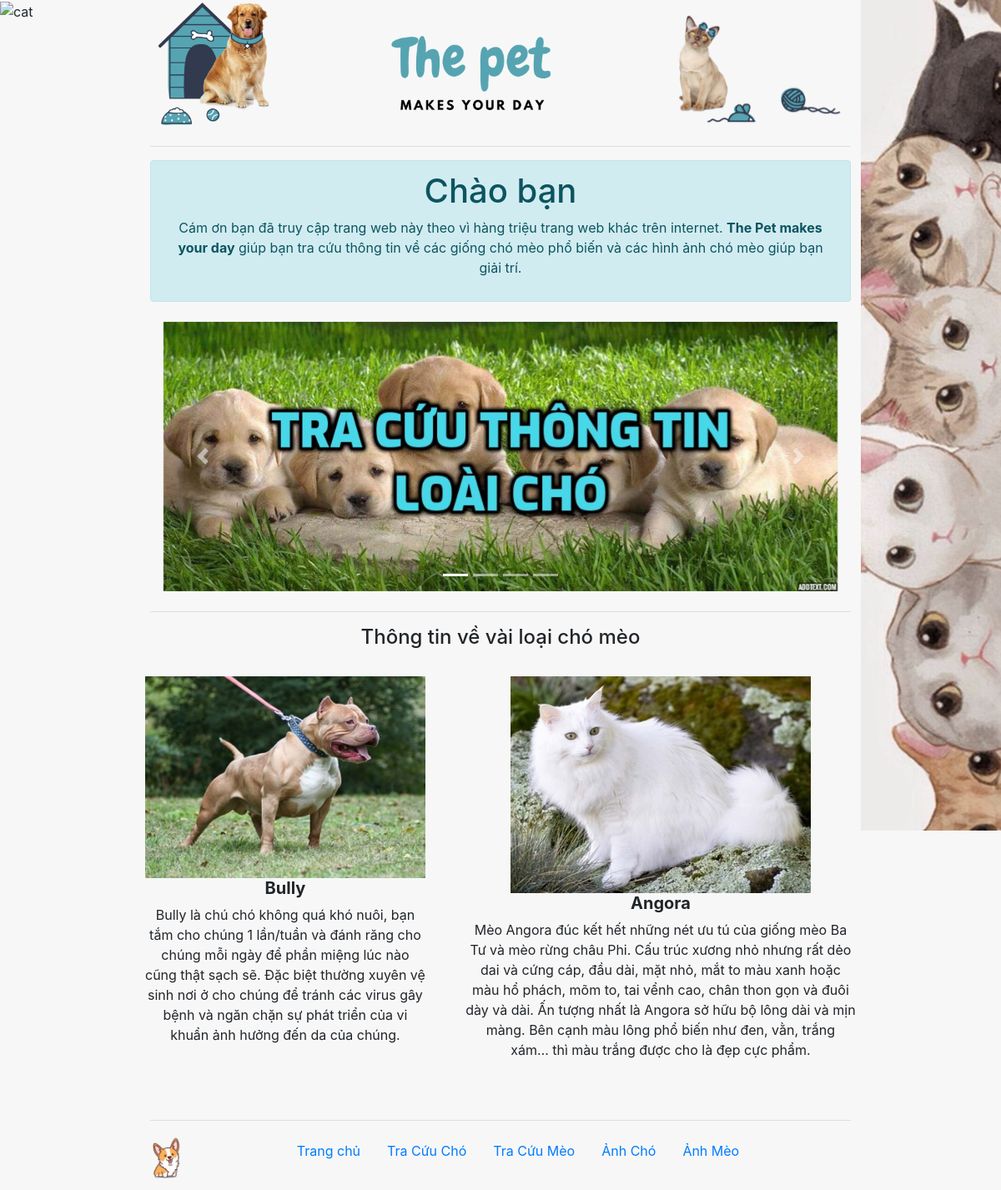
The page / on the database its author committed.
### tables this page shows
CREATE TABLE `dog` (
  `name` varchar(50) NOT NULL,
  `country` varchar(50) NOT NULL,
  `detail` varchar(5000) NOT NULL,
  `img` varchar(50) NOT NULL
);

CREATE TABLE `cat` (
  `name` varchar(50) NOT NULL,
  `country` varchar(50) NOT NULL,
  `detail` varchar(5000) NOT NULL,
  `img` varchar(50) NOT NULL
);

### partials/random.php (the view, shortened to what this page needs)
<?php
                $query = 'SELECT name, detail, img FROM dog ORDER BY RAND() DESC LIMIT 1';
                $con = mysqli_connect('localhost', 'root', '', 'thepet');
                $sql = mysqli_query($con, $query);
                    while ($row = mysqli_fetch_assoc($sql)) {
                            echo '<div class="product-list">';
                            echo '<ul class="row list-unstyled">';
                            echo '<li class="p-4">';
                            echo '<div class="list-item">';
                            $pic = '<img class="img-fluid" src="img/' . $row['img'] . '">';
                            echo "$pic";
                            echo "<h5> <b> {$row['name']} </b></h5>";
                            echo "<p>{$row['detail']}</p>";
                            echo "</div>";
                            echo "</li>";
                }
?>
<?php
$query = 'SELECT name, detail, img FROM cat ORDER BY RAND() DESC LIMIT 1';
$con = mysqli_connect('localhost', 'root', '', 'thepet');
$sql = mysqli_query($con, $query);
    while ($row = mysqli_fetch_assoc($sql)) {
        echo '<li class="p-4">';
        echo '<div class="list-item">';
        $pic = '<img class="img-fluid" src="img/' . $row['img'] . '">';
        echo "$pic";
        echo "<h5> <b> {$row['name']} </b></h5>";
        echo "<p>{$row['detail']}</p>";
        echo "</div>";
        echo "</li>";
        echo "</ul>";
        echo "</div>";
}
?>

### public/index.php (shortened to what this page needs)
<!DOCTYPE html>
<html lang="en">
<head>
    <link rel="stylesheet"
    href="https://cdn.jsdelivr.net/npm/bootstrap@4.6.0/dist/css/bootstrap.min.css"
>
    <link rel="stylesheet" type="text/css" href="css/all.min.css">
    <link rel="stylesheet" href="css/template.css" />
    <link rel="stylesheet" href="css/index.css" />
</head>
<body >
      <?php include('../partials/header.php') ?>
        <main>
            <div class="alert alert-info" role="alert">
                <h1 class="alert-heading" >Chào bạn</h1>
                <p>Cám ơn bạn đã truy cập trang web này theo vì hàng triệu trang web khác trên internet.
                    <strong>The Pet makes your day</strong> giúp bạn tra cứu thông tin về các giống chó mèo phổ biến và các hình ảnh chó mèo giúp bạn giải trí.
                </p>
            </div>
<div id="carouselExampleIndicators" class="carousel slide" data-ride="carousel">
  <ol class="carousel-indicators">
    <li data-target="#carouselExampleIndicators" data-slide-to="0" class="active"></li>
    <li data-target="#carouselExampleIndicators" data-slide-to="1"></li>
    <li data-target="#carouselExampleIndicators" data-slide-to="2"></li>
    <li data-target="#carouselExampleIndicators" data-slide-to="3"></li>
  </ol>
  <div class="carousel-inner">
    <div class="carousel-item active" data-interval="4000">
    <a class="nav-link" href="searchdog.php"><img src="img/DOG.jpg" class="d-block w-100" alt="..."></a>
    </div>
  </div>
  <a class="carousel-control-prev" type="button" data-target="#carouselExampleIndicators" data-slide="prev">
    <span class="carousel-control-prev-icon" aria-hidden="true"></span>
</a>
  <a class="carousel-control-next" type="button" data-target="#carouselExampleIndicators" data-slide="next">
    <span class="carousel-control-next-icon" aria-hidden="true"></span>
</a>
</div>
    <hr>
    <h4> Thông tin về vài loại chó mèo </h4>
    <div class="product-list">
        <ul class="row list-unstyled">
    <?php include('../partials/random.php') ?>
    </ul>
    </div>
</main>
<?php include('../partials/footer.php') ?>
</body>
</html>

### partials/header.php
<header  >
          <img class="rounded float-left" src="img/header1.png" alt="header" width="17%" />
            <img class="rounded float-right" src="img/header 2.png" alt="header" width="25%" />
            <a class="nav-link" href="index.php"><img class="rounded mx-auto d-block" src="img/thepet.png" alt="header" width="25%" /></a>
            <hr>
</header>
<aside  class="position-fixed right"  >
                <img alt="cat" src="img/right.jpg" width="100%">
        </aside>
        <aside  class="position-fixed left" >
                <img alt="cat" src="img/left.png" width="100%">
</aside>

### partials/footer.php (shortened to what this page needs)
<footer>
        <hr>
            <img class="rounded float-left" src="img/footer.png" alt="header" width="5%" />
            <ul class="nav justify-content-center" >
                <li class="nav-item" ><a class="nav-link" href="index.php">Trang chủ</a></li>
                <li class="nav-item" ><a class="nav-link" href="searchdog.php">Tra Cứu Chó</a></li>
                <li class="nav-item" ><a class="nav-link" href="searchcat.php">Tra Cứu Mèo</a></li>
                <li class="nav-item" ><a class="nav-link" href="dog.php">Ảnh Chó</a></li>
                <li class="nav-item" ><a class="nav-link" href="cat.php">Ảnh Mèo</a></li>
            </ul>
</footer>

### public/css/template.css (style rules this page uses)
.right { top:0px; right:0px; width: 14%; }
.left { top:0px; left:0px; width: 14%; }
footer, main, header { width: 70%;margin-left: 15%; }
body { min-height:100vh; margin:0; position:relative; }
header { min-height:50px; }
body { position: relative; background-color: #f7f7f7; }
body::after { content: ''; display: block; height: 100px; }
footer { position: absolute; bottom: 0; height: 100px; }
.float-right { margin-top: 0%; }

### public/css/index.css (style rules this page uses)
.row { flex-wrap: nowrap }
main { text-align: center; }

### rows shown on the page
dog: img (picture), name "Bully", detail "Bully là chú chó không quá khó nuôi, bạn tắm cho chúng 1 lần/tuần và đánh răng cho chúng mỗi ngày để phần miệng lúc nào cũng thật sạch sẽ. Đặc biệt thường xuyên vệ sinh nơi ở cho chúng để tránh các virus gây bệnh và ngăn chặn sự phát triển của vi khuẩn ảnh hưởng đến da của chúng."
cat: img (picture), name "Angora", detail "Mèo Angora đúc kết hết những nét ưu tú của giống mèo Ba Tư và mèo rừng châu Phi. Cấu trúc xương nhỏ nhưng rất dẻo dai và cứng cáp, đầu dài, mặt nhỏ, mắt to màu xanh hoặc màu hổ phách, mõm to, tai vểnh cao, chân thon gọn và đuôi dày và dài. Ấn tượng nhất là Angora sở hữu bộ lông dài và mịn màng. Bên cạnh màu lông phổ biến như đen, vằn, trắng xám… thì màu trắng được cho là đẹp cực phẩm."
